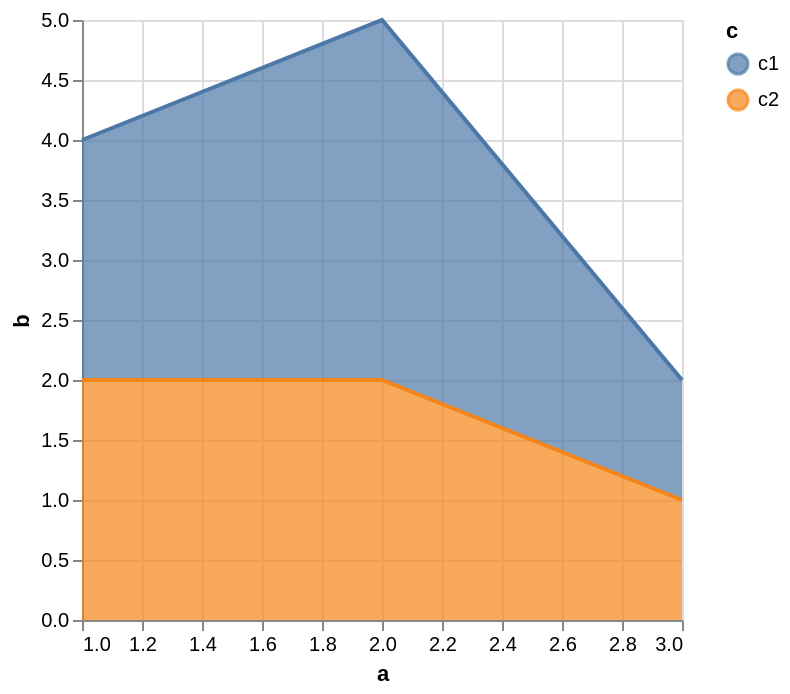

The Vega-Lite source for this figure:
### Vega-Lite specification from a JSON file in a GitHub repository (floating-point values rounded to 4 significant figures)
{"$schema": "https://vega.github.io/schema/vega-lite/v5.json", "data": {"values": [{"a": 1, "b": 2, "c": "c1"}, {"a": 2, "b": 3, "c": "c1"}, {"a": 3, "b": 1, "c": "c1"}, {"a": 1, "b": 2, "c": "c2"}, {"a": 3, "b": 1, "c": "c2"}, {"a": 2, "b": 2, "c": "c2"}]}, "mark": {"type": "area", "line": true}, "encoding": {"x": {"field": "a", "type": "quantitative"}, "y": {"field": "b", "type": "quantitative"}, "color": {"field": "c"}}}
